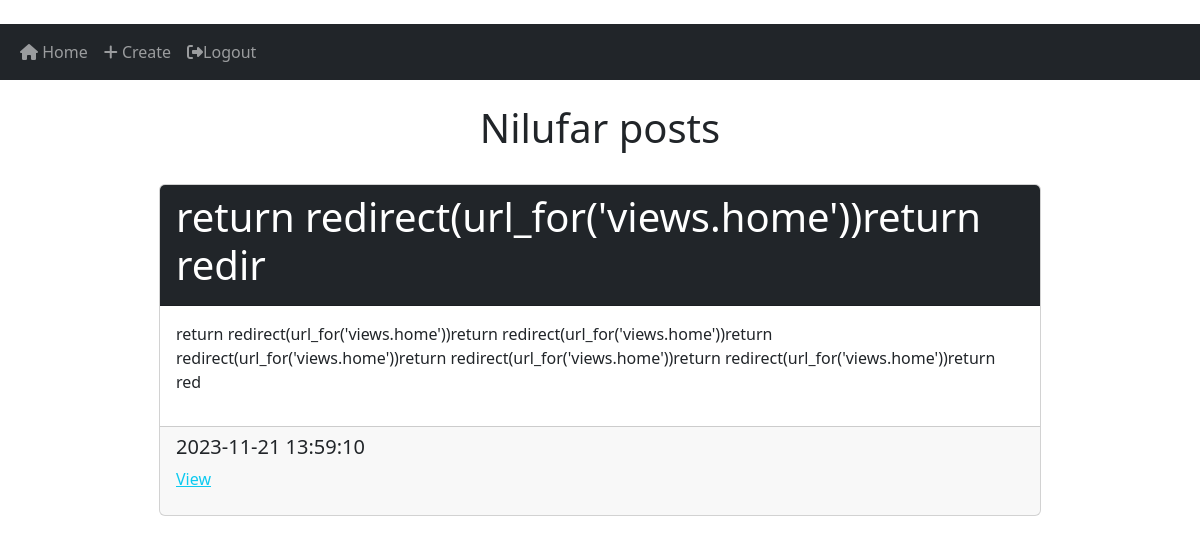
Page /posts/Nilufar (signed in) on the committed database.
### website/models.py (models this page shows)
class User(db.Model, UserMixin):
    id = db.Column(db.Integer, primary_key=True)
    email = db.Column(db.String(150), unique=True)
    username = db.Column(db.String(150), unique=True)
    password = db.Column(db.String(50))
    date_created = db.Column(db.DateTime(timezone=True), default=func.now())
    posts = db.relationship('Post', backref='usercha', passive_deletes=True)  #backref is important part!!!

class Post(db.Model):
    id = db.Column(db.Integer, primary_key=True)
    title = db.Column(db.String)  #learn
    text = db.Column(db.Text, nullable=False) #nullable mean is if input is empty
    author_id = db.Column(db.Integer(), db.ForeignKey('user.id', ondelete="CASCADE"), nullable=False) #please find more information for this line
    date_created = db.Column(db.DateTime(timezone=True), default=func.now())
    comments = db.relationship('Comment', backref='comentcha', passive_deletes=True)

### website/views.py (the view)
@views.route('/posts/<username>')
@login_required
def user_posts(username):
    target_user = User.query.filter_by(username=username).first()
    if not target_user:
        flash('This useraname is not exist', category='error')
        return redirect(url_for('views.home'))
    else:
        posts = target_user.posts
        if target_user.username == current_user.username:
            username = 'My'
        return render_template('user_posts.html', username=username, user_posts=posts, user=current_user)

### website/__init__.py (called while the page is built)
def create_app():
    app = Flask(__name__)
    app.config['SECRET_KEY'] = 'asdsadsadasfasdasda'
    app.config['SQLALCHEMY_DATABASE_URI'] = f'sqlite:///{DB_NAME}'
    db.init_app(app)
    from .views import views
    from .auth import auth
    from .models import User, Post
    with app.app_context():
        db.create_all()
    app.register_blueprint(views, url_prefix='/')
    app.register_blueprint(auth, url_prefix='/')
    login_manager = LoginManager()
    login_manager.login_view = 'auth.login'
    login_manager.init_app(app)
    @login_manager.user_loader
    def load_user(id):
        return User.query.get(int(id))
    return app

### website/templates/user_posts.html (shortened to what this page needs)
﻿{% extends 'base.html' %}
{% block content %}
<br>
<div class="text-center w-50 mx-auto">
    <h1>{{ username }} posts</h1>
</div>
{% for post in user_posts[::-1] %}
    <br>
    <div class="post card mb-3 w-75 mx-auto">
        <div class="card-title card-header bg-dark text-white">
            <h1>{{ post.title[:50] }}</h1>
        </div>
        <div class="card-body">
            <p>{{ post.text[:200] }}<p>
        </div>
        <div class="card-footer">
            <h5>{{ post.date_created }}</h5>
            <p><a href="/post/{{ post.id }}" class="link-info">View</a></p>
        </div>
    </div>
    <br>
{% endfor %}
{% endblock %}

### rows in the picture
User: username "Nilufar"
Post: title "return redirect(url_for('views.home'))return redir", text "return redirect(url_for('views.home'))return redirect(url_for('views.home'))return redirect(url_for('views.home'))return redirect(url_for('views.home'))return redirect(url_for('views.home'))return red", date_created "2023-11-21 13:59:10"
